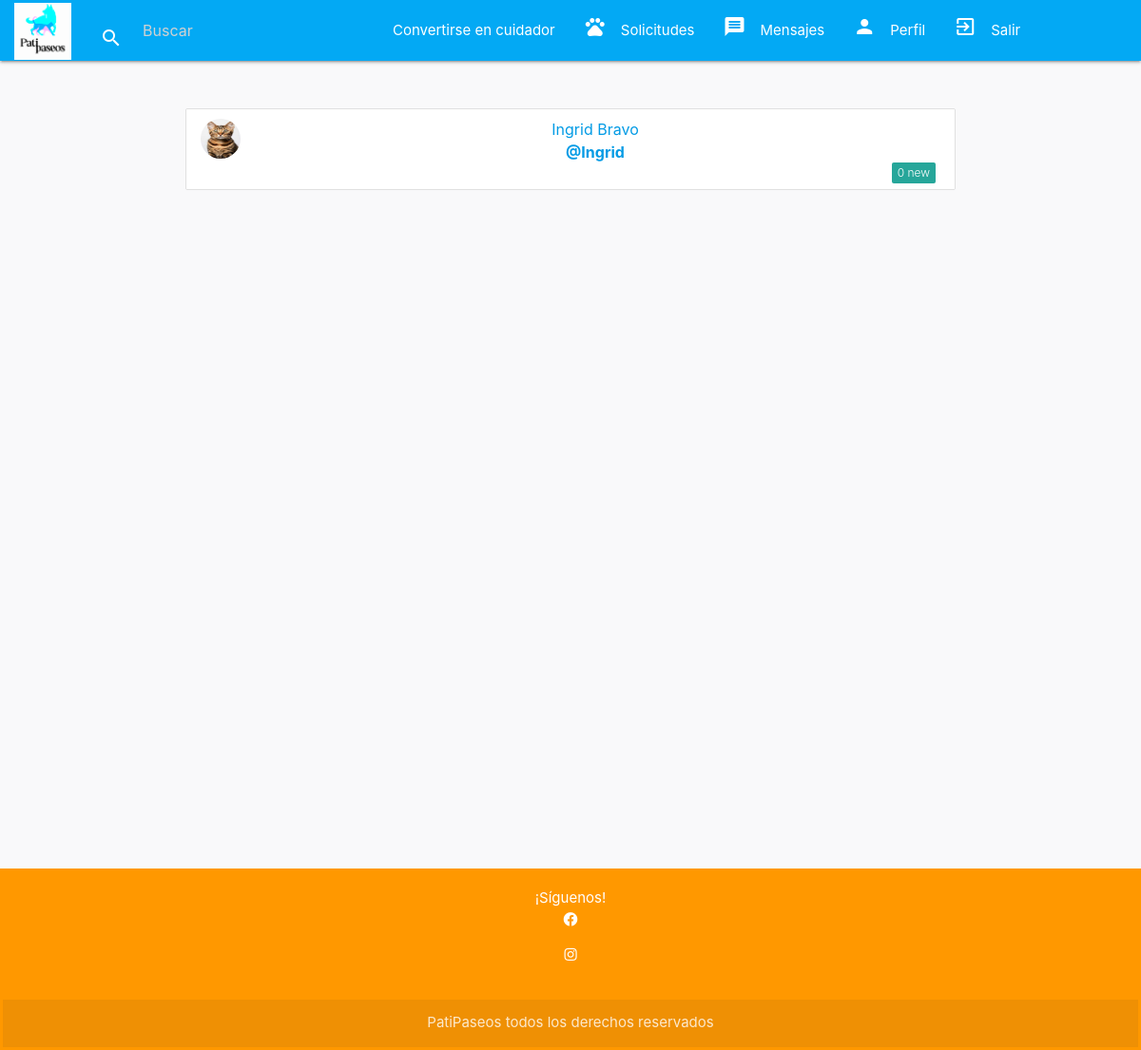
Screenshot of /inbox/ (signed in) with the database file from the repository.
### app_mascotas/models.py (models this page shows)
class Propietario(AbstractUser):
    rut = models.CharField(max_length=20, unique=True, default="")
    direccion = models.CharField(max_length=255, default="")
    imagen = models.ImageField(upload_to="imgprod", null=True, blank=True)
    es_cuidador = models.BooleanField(default=False)
    telefono = models.CharField(max_length=15, blank=True, null=True)

### app_mascotas/views.py (the view)
# urls.py: path('inbox/', views.inbox, name='inbox'),
@login_required
def inbox(request):
    user = request.user
    messages = Mensaje.get_messages(user)
    recipients = Propietario.objects.exclude(pk=request.user.id)
    contexto = {
        'messages': messages,
        'recipients': recipients
    }
    return render(request, 'app_mascotas/inbox.html', contexto)

### app_mascotas/models.py (called while the page is built)
    @classmethod
    def get_messages(cls, user):
        messages = (
            cls.objects
            .filter(user=user)
            .values('recipient')
            .annotate(last=Max('date'))
            .order_by('-last')
        )
        users = [
            {
                'user': Propietario.objects.get(pk=message['recipient']),
                'last': message['last'],
                'unread': cls.objects.filter(user=user, recipient__pk=message['recipient'], is_read=False).count()
            }
            for message in messages
        ]
        return users

### app_mascotas/templates/app_mascotas/inbox.html (shortened to what this page needs)
{% extends "app_mascotas/base.html" %}
{% load static %}
{% load crispy_forms_tags %}
{% block content %}
<div class="container">
    <ul class="collection">
        {% for message in messages %}
        <a href="{% url 'conversation' message.user.username %}">
            <li class="collection-item avatar">
                {% if message.user.imagen %}
                    <img src="{{ message.user.imagen.url }}" class="circle responsive-img">
                {% else %}
                    <img src="{% static 'img/no_avatar.jpg' %}" class="circle responsive-img">
                {% endif %}
                    <span class="title">{{ message.user.first_name }} {{ message.user.last_name }}</span>
                    <p><b>@{{ message.user.username }}</b></p>
                    <span class="new badge">{{ message.unread }}</span>
            </li>
            </a>
        {% endfor %}
    </ul>
</div>
{% endblock %}

### app_mascotas/static/app_mascotas/css/estilo2.css (style rules this page uses)
.contenido-principal p { font-size: 16px; }
ul { list-style: none; padding-left: 0; }
body { background-color: #f9f9fa }

### rows the page displays
Propietario: user.imagen (picture), user.first_name "Ingrid", user.last_name "Bravo", user.username "Ingrid", unread "0"
